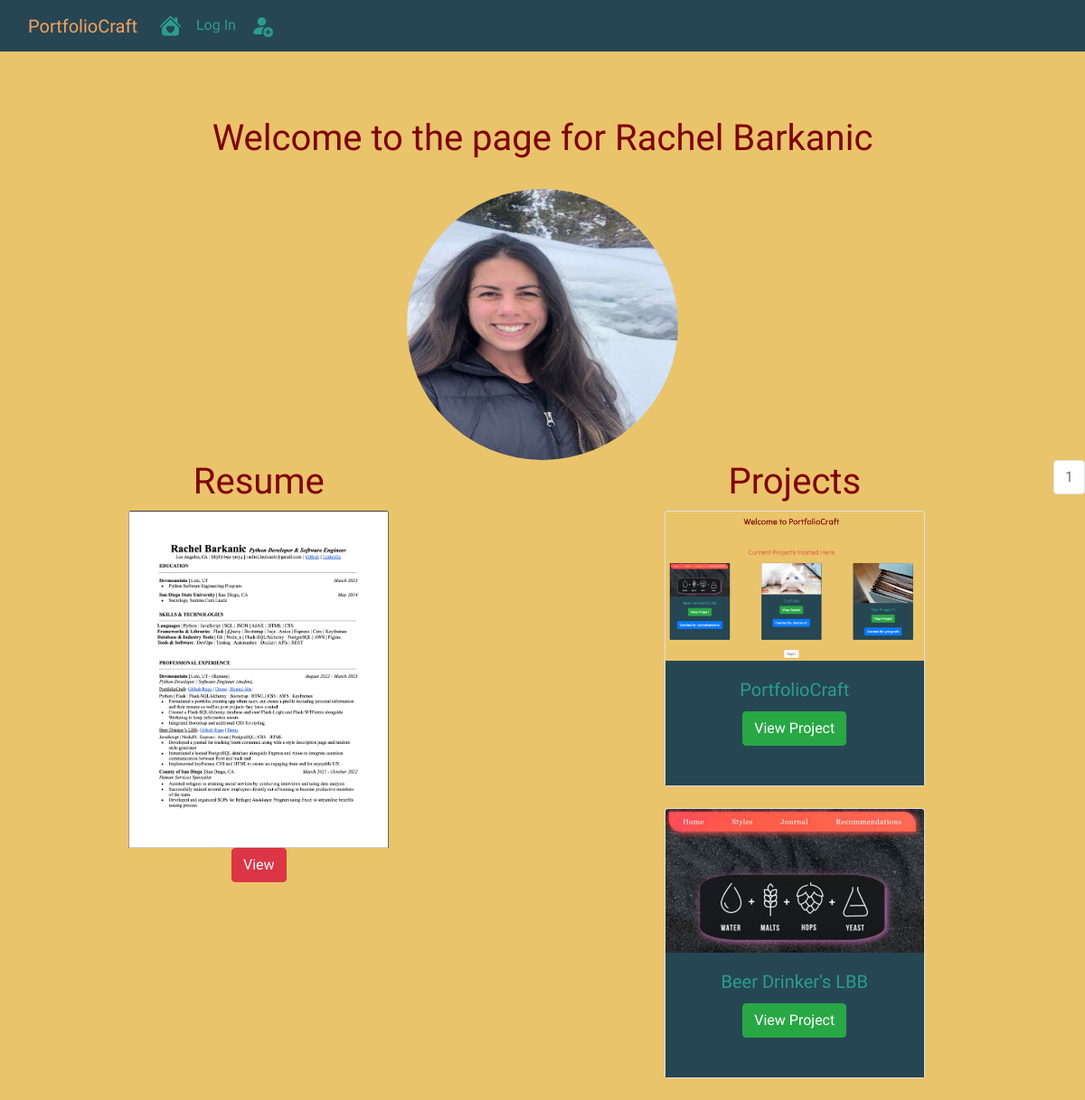
Page /rachelbarkanic on the committed database.
### portfoliocraft/models.py (models this page shows, shortened)
class User(db.Model, UserMixin):
    __tablename__ = 'users'
    id = db.Column(db.Integer, autoincrement = True, primary_key = True)
    profile_image = db.Column(db.String(255), nullable = False, default = 'default_profile.png')
    resume = db.Column(db.String(255), nullable = False, default = 'default_resume.png')
    first_name = db.Column(db.String(255), nullable = False, index=True)
    last_name = db.Column(db.String(255), nullable = False, index=True)
    username = db.Column(db.String(255), unique = True, nullable = False, index=True)
    email = db.Column(db.String(255), unique = True, nullable = False, index=True)
    password_hash = db.Column(db.String(255), nullable = False)
    projects = db.relationship('Project', backref = 'author', lazy = True)

class Project(db.Model):
    __tablename__ = 'projects'
    id = db.Column(db.Integer, autoincrement = True, primary_key = True)
    user_id = db.Column(db.Integer, db.ForeignKey('users.id'), nullable = False)
    date = db.Column(db.DateTime, nullable = False, default = datetime.utcnow)
    title = db.Column(db.String(255), nullable = False)
    description = db.Column(db.Text(255), nullable = False)
    screenshot = db.Column(db.String(255), nullable = False, default = 'default_screenshot.png')
    demo_link = db.Column(db.String(255), nullable = False)
    github_link = db.Column(db.String(255), nullable = False)

### portfoliocraft/users/views.py (the view)
@users.route('/<username>')
def user_projects(username):
    page = request.args.get('page', 1, type=int)
    user = User.query.filter_by(username = username).first_or_404()
    projects = Project.query.filter_by(author = user).order_by(Project.date.desc()).paginate(page = page, per_page = 5)
    return render_template('user_projects.html', projects = projects, user = user)

### portfoliocraft/templates/user_projects.html
{% extends 'base.html' %}
{% block body %}
<br><br><br>
<div class="container" align="center">
    <h1>Welcome to the page for {{ user.first_name }} {{ user.last_name }}</h1>
    <br>
    <img class="profile-pic" src="{{url_for('static', filename = 'profile_pics/'+user.profile_image)}}">
</div>
<div class="flex-container" align="center">
    <div class="flex-child">
        <h1>Resume</h1>
            <div style="width: 18rem;"><img class="card-img-top" src="{{url_for('static', filename = 'resumes/'+user.resume)}}" alt="resume">
                <br>
                <button type="button" class="btn btn-danger"><a id="update-btn" href="{{url_for('users.view_resume', user_id = user.id)}}">View</a></button>
        </div>
    </div>
<div class="flex-child">
    <h1>Projects</h1>
{% for project in projects.items %}
<div class="card text-center" style="width: 18rem;">
    <img src="{{url_for('static', filename = 'screenshots/' +project.screenshot)}}" class="card-img-top" alt="project_image">
    <div class="card-body"  style="background-color: #264653;">
      <h5 class="card-title">{{project.title}}</h5>
      <a href=" {{url_for('projects.project', project_id = project.id)}}" class="btn btn-success">View Project</a>
      <br><br>
      </div>
    </div>
    <br>
{% endfor %}
</div>
<nav aria-label="Page Navigation example">
    <ul class="pagination justify-content-center">
        {% for page_num in projects.iter_pages(left_edge=1, right_edge=1, left_current=1, right_current=1) %}
        {% if projects.page == page_num %}
        <li class="page-item disabled">
            <a class="page-link" href="{{url_for('users.user_projects', username = user.username, page = page_num)}}">{{ page_num }}</a>
        </li>
        {% else %}
        <li class="page-item">
            <a class="page-link" href="{{url_for('users.user_projects', username = user.username, page = page_num)}}">{{ page_num }}</a>
        </li>
        {% endif %}
        {% endfor %}
    </ul>
</nav>
{% endblock %}

### portfoliocraft/static/styles.css (style rules this page uses)
.profile-pic { height: 300px; width: 300px; border-radius: 50%; }
#update-btn { color: white; }
body { font-family: 'Tilt Neon', cursive; background-color: #e9c46a; color: #2a9d8f; }
.flex-container { display: flex; justify-content: space-evenly; }
.flex-child { flex: 1; }
.flex-child:first-child { margin-right: 20px; }
h1 { color: maroon; }

### rows in the picture
User: first_name "Rachel", last_name "Barkanic", profile_image (picture), resume (picture)
Project: screenshot (picture), title "PortfolioCraft"
Project: screenshot (picture), title "Beer Drinker's LBB"

### other values in the picture
{{ page_num }} "1"
